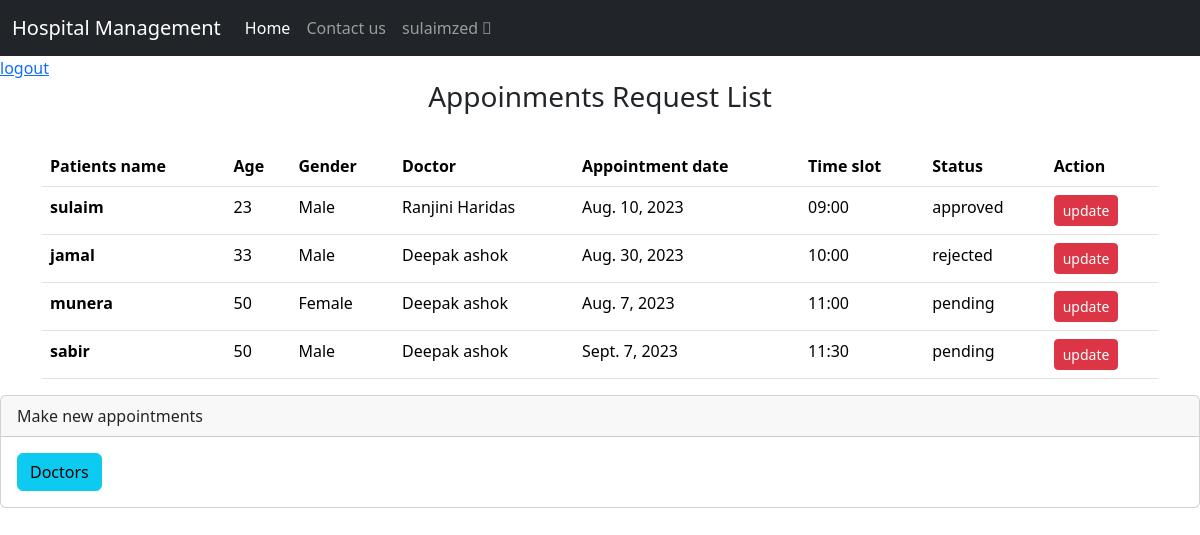
Page /admindash (signed in) on the committed database.
### clinic/models.py (models this page shows, shortened)
class Appoinment(models.Model):
    patient_name=models.CharField(max_length=200)
    option=(("Male","Male"),
            ("Female","Female"),
            ("Others","Others"))
    gender=models.CharField(max_length=20,choices=option)
    doctor=models.ForeignKey(Doctor,on_delete=models.CASCADE)
    age=models.PositiveIntegerField()
    user=models.ForeignKey(User,on_delete=models.CASCADE)
    date=models.DateField()
    time_slot=models.ForeignKey(TimeSlot,on_delete=models.CASCADE)
    status=models.CharField(max_length=200,choices=[("approved","approved"),("rejected","rejected"),("pending","pending")],default="pending")

class Doctor(models.Model):
    departments=[('Cardiologist','Cardiologist'),
('Neurology','Neurology'),
('General Medicine','General Medicine'),
('Ortho','Ortho')
]
    doctor_name=models.CharField(max_length=50)
    department=models.CharField(choices=departments,max_length=200,default="General Medicicne")
    qualification=models.CharField(max_length=200)
    photo=models.ImageField(upload_to="images",null=True,blank=True)
    def __str__(self):
        return self.doctor_name

class TimeSlot(models.Model):
    time_slot=models.TimeField()
    def __str__(self):
        return f"{self.time_slot.strftime('%H:%M')}"

### clinic/views.py (the view)
# urls.py: path("admindash",views.AdminDash.as_view(),name="admindash"),
@method_decorator(signin_required,name="dispatch")
class AdminDash(ListView):
    model=Appoinment
    template_name="admin_dash.html"
    context_object_name="appointments"

### clinic/views.py (called while the page is built)
def signin_required(fn):
    def wrapper(request,*args,**kw):
        if not request.user.is_authenticated:
            messages.error(request,"please login to perform the action")
            return redirect("log-in")
        else:
            return fn(request,*args,**kw)
    return wrapper

### clinic/templates/admin_dash.html (shortened to what this page needs)
{% include "base.html" %}
{% include "nav.html" %}
<a href="{%url 'log-out'%}"> logout</a>
<div class="container">
  <h3 style="text-align: center;">Appoinments Request List</h3>
  <br>
      <table class="table">
        <thead>
          <tr>
            <th scope="col">Patients name</th>
            <th scope="col">Age</th>
            <th scope="col">Gender</th>
            <th scope="col">Doctor</th>
            <th scope="col">Appointment date</th>
            <th scope="col">Time slot</th>
            <th scope="col">Status</th>
            <th scope="col">Action</th>
          </tr>
        </thead>
        <tbody>
        {%for a in appointments%}
          <tr>
            <th scope="row">{{a.patient_name}}</th>
            <td>{{a.age}}</td>
            <td>{{a.gender}}</td>
            <td>{{a.doctor}}</td>
            <td>{{a.date}}</td>
            <td>{{a.time_slot}}</td>
            <td>{{a.status}}</td>
            <td><a href="{%url "app-update" a.id%}" class="btn btn-sm btn-danger">update</a></td>
          </tr>
        {%endfor%}
        </tbody>
      </table>
  </div>
<div class="card">
  <div class="card-header">
    Make new appointments
  </div>
  <div class="card-body">
      <a href="{%url "doctors"%}" class="btn btn-info">Doctors</a>
  </div>
</div>

### clinic/templates/nav.html (shortened to what this page needs)
    <nav class="navbar navbar-expand-lg navbar-dark  bg-dark">
        <div class="container-fluid">
          <a class="navbar-brand" href="#">Hospital Management</a>
          <div class="collapse navbar-collapse" id="navbarSupportedContent">
            <ul class="navbar-nav mr-auto mb-2 mb-lg-0">
              <li class="nav-item">
                <a class="nav-link active" aria-current="page" href="#">Home</a>
              </li>
              <li class="nav-item">
                <a class="nav-link" href="#">Contact us</a>
              </li>
              <li class="nav-item mr-1">
                <a class="nav-link" href="#">{{request.user}} &#xF4E1;</a>
              </li>
            </ul>
          </div>
        </div>
      </nav>

### rows in the picture
Appoinment: patient_name "sulaim", age "23", gender "Male", doctor "Ranjini Haridas", date "Aug. 10, 2023", time_slot "09:00", status "approved"
Appoinment: patient_name "jamal", age "33", gender "Male", doctor "Deepak ashok", date "Aug. 30, 2023", time_slot "10:00", status "rejected"
Appoinment: patient_name "munera", age "50", gender "Female", doctor "Deepak ashok", date "Aug. 7, 2023", time_slot "11:00", status "pending"
Appoinment: patient_name "sabir", age "50", gender "Male", doctor "Deepak ashok", date "Sept. 7, 2023", time_slot "11:30", status "pending"

### other values in the picture
{{ request.user }} "sulaimzed"
